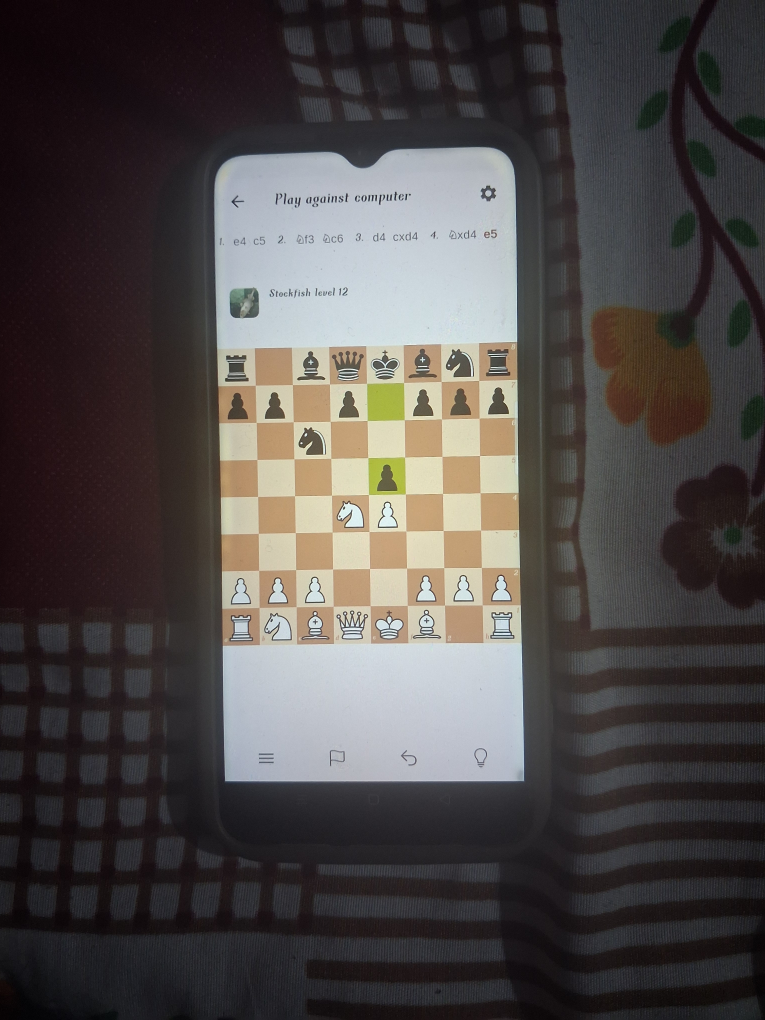
#> input picture assets/camera1.jpg, 3060 x 4080 px (shown at 1/4 size)
$ python make_templates.py ../assets/camera1.jpg ../assets/camera1.jpg   (older library calls are emulated)
#> lines starting #> are read from the running program, lines starting #| are printed output that depends on the picture; after the words box and inside, x2 and y2 are one past the last pixel; in counts of white or black regions, pixels touching at a corner belong together
### scripts/boardlib.py
import cv2
import numpy as np


# ---------- automatic board finder (checkerboard pattern + edge refine) ----------

def _integral(gray):
    return cv2.integral(gray.astype("float32"))


def _patch_means(ii, xs, ys, size):
    H1, W1 = ii.shape
    x0 = np.clip(xs, 0, W1 - 1 - size).astype(int)
    y0 = np.clip(ys, 0, H1 - 1 - size).astype(int)
    x1, y1 = x0 + size, y0 + size
    return (ii[y1, x1] - ii[y0, x1] - ii[y1, x0] + ii[y0, x0]) / (size * size)


def _checker_score(ii, cand, size):
    """How much does each candidate box look like an 8x8 two-colour checkerboard?"""
    N = len(cand)
    x0 = cand[:, 0][:, None, None].astype(float)
    y0 = cand[:, 1][:, None, None].astype(float)
    sq = cand[:, 2][:, None, None].astype(float) / 8
    r = np.arange(8)[None, :, None]
    c = np.arange(8)[None, None, :]
    xs = np.broadcast_to(x0 + c * sq + 0.12 * sq, (N, 8, 8))
    ys = np.broadcast_to(y0 + r * sq + 0.12 * sq, (N, 8, 8))
    v = _patch_means(ii, xs, ys, size)
    par = ((np.arange(8)[:, None] + np.arange(8)[None, :]) % 2).astype(bool)
    A, B = v[:, ~par], v[:, par]
    mA, mB = np.median(A, axis=1), np.median(B, axis=1)
    contrast = np.abs(mA - mB)
    tol = np.maximum(5.0, 0.15 * contrast)
    good = ((np.abs(A - mA[:, None]) < tol[:, None]).sum(1)
            + (np.abs(B - mB[:, None]) < tol[:, None]).sum(1))
    frac = good / 64.0
    frac[contrast < 12] = 0
    return frac


def _coarse(gray, sc=0.5):
    H, W = gray.shape
    sg = cv2.resize(gray, (int(W * sc), int(H * sc)), interpolation=cv2.INTER_AREA)
    ii = _integral(sg)
    h, w = sg.shape
    cands = []
    for x0 in range(0, int(0.2 * w), 2):
        for S in {w - x0, w - 2 * x0}:      # board touches the right edge, or is centred
            if S < 0.6 * w:
                continue
            for y0 in range(0, h - S + 1, 2):
                cands.append((x0, y0, S))
    if not cands:
        return None, 0.0
    cands = np.array(cands)
    frac = _checker_score(ii, cands, max(4, int(12 * sc / 0.5)))
    j = int(np.argmax(frac))
    top = cands[frac >= frac[j] - 1e-9]
    return np.median(top, axis=0) / sc, float(frac[j])


# [29 lines left out: functions _edge_energy, _refine, not called in this run]


def auto_box(img):
    """Find the board automatically on PC or mobile. Returns (x, y, size) or None."""
    H, W = img.shape[:2]
    gray = cv2.cvtColor(img, cv2.COLOR_BGR2GRAY)
    ii = _integral(gray)

    # 1. Is the entire image already a cropped or nearly square board?
    if 0.88 <= W / H <= 1.14 and min(H, W) >= 120:
        s = min(H, W)
        sc_whole = _checker_score(ii, np.array([[0, 0, s]]), max(4, int(s / 60)))[0]
        if sc_whole >= 0.70:
            return (0, 0, s)

    # 2. If portrait (e.g. mobile screenshot), fast vertical-strip check
    if H >= W:
        box, frac = _coarse(gray)
        if box is not None and frac >= 0.75:
            return _refine(gray, box)

    # 3. Contour candidate search (PC desktop, browser windows, cropped regions)
    edges = cv2.dilate(cv2.Canny(gray, 50, 150), None, iterations=2)
    cnts, _ = cv2.findContours(edges, cv2.RETR_LIST, cv2.CHAIN_APPROX_SIMPLE)
    cands = []
    for c in cnts:
        x, yy, w, h = cv2.boundingRect(c)
        if 0.85 < w / h < 1.15 and min(w, h) >= 140:
            s = min(w, h)
            cands.append((x, yy, s))

    if cands:
        cands_arr = np.array(cands)
        scores = _checker_score(ii, cands_arr, max(4, int(cands_arr[:, 2].mean() / 60)))
        best_i = int(np.argmax(scores))
        if scores[best_i] >= 0.65:
            return _refine(gray, cands[best_i])

    # 4. Multi-scale sliding search for borderless / arbitrary desktop screenshots
    sc = 300.0 / max(H, W)
    sg = cv2.resize(gray, (int(W * sc), int(H * sc)), interpolation=cv2.INTER_AREA)
    ii_small = _integral(sg)
    sh, sw = sg.shape
    grid_cands = []
    min_s = max(8, int(120 * sc))
    max_s = min(sh, sw)
    for S in range(min_s, max_s + 1, max(4, int(24 * sc))):
        step = max(2, int(S // 8))
        for y0 in range(0, sh - S + 1, step):
            for x0 in range(0, sw - S + 1, step):
                grid_cands.append((x0, y0, S))

    if grid_cands:
        cands_arr = np.array(grid_cands)
        scores = _checker_score(ii_small, cands_arr, max(2, int(6 * sc / 0.5)))
        best_i = int(np.argmax(scores))
        if scores[best_i] >= 0.70:
            top_box = (grid_cands[best_i][0] / sc, grid_cands[best_i][1] / sc, grid_cands[best_i][2] / sc)
            return _refine(gray, top_box)

    # 5. Last resort fallback
    best, area = None, 0
    for c in cnts:
        x, yy, w, h = cv2.boundingRect(c)
        if 0.88 < w / h < 1.14 and w >= 150 and w * h > area:
            best, area = (x, yy, w, h), w * h
    if best is not None:
        x, yy, w, h = best
        s = min(w, h)
        return (x, yy, s)

    return None


def find_board(img, y=None, box=None):
    H, W = img.shape[:2]
    if box is not None:               # box = (x, y, size)
        bx, by, bs = box
        return img[by:by+bs, bx:bx+bs]
    if y is not None:                 # manual mode: board is full width
        return img[y:y+W, 0:W]
    auto = auto_box(img)              # automatic: look for the checkerboard
    if auto is not None:
        bx, by, bs = auto
        return img[by:by+bs, bx:bx+bs]
    return None


def split(board):
    step = board.shape[0] // 8
    return [[board[r*step:(r+1)*step, c*step:(c+1)*step]
             for c in range(8)] for r in range(8)]


def center(sq):
    h = sq.shape[0]
    m = int(h * 0.15)
    return sq[m:h-m, m:h-m]


def features(sq):
    g = cv2.cvtColor(center(sq), cv2.COLOR_BGR2GRAY)
    g = cv2.resize(g, (32, 32))
    e = cv2.Canny(g, 50, 150)
    return cv2.GaussianBlur(e, (5, 5), 0).astype("float32")


def is_empty(sq):
    g = cv2.cvtColor(center(sq), cv2.COLOR_BGR2GRAY)
    return g.std() < 12


# [43 lines left out: functions recognize_grid, grid_to_fen, not called in this run]


def flip_grid(grid):
    return [row[::-1] for row in grid[::-1]]


# [11 lines left out: function needs_flip, not called in this run]

### scripts/make_templates.py
import cv2, pickle, sys
from boardlib import *

img = cv2.imread(sys.argv[1])
#> img is the input picture: shape (4080, 3060, 3); mean B, G, R 72.6, 73.9, 78.6
if img is None:
    print("Can't open", sys.argv[1])
    raise SystemExit
y = None
box = None
for a in sys.argv[3:]:
    if a.isdigit():
        y = int(a)
    elif a.startswith("crop="):
        box = tuple(int(v) for v in a[5:].split(","))

board = find_board(img, y, box)
#> in _integral, `return cv2.integral(gray.astype("float32"))`:
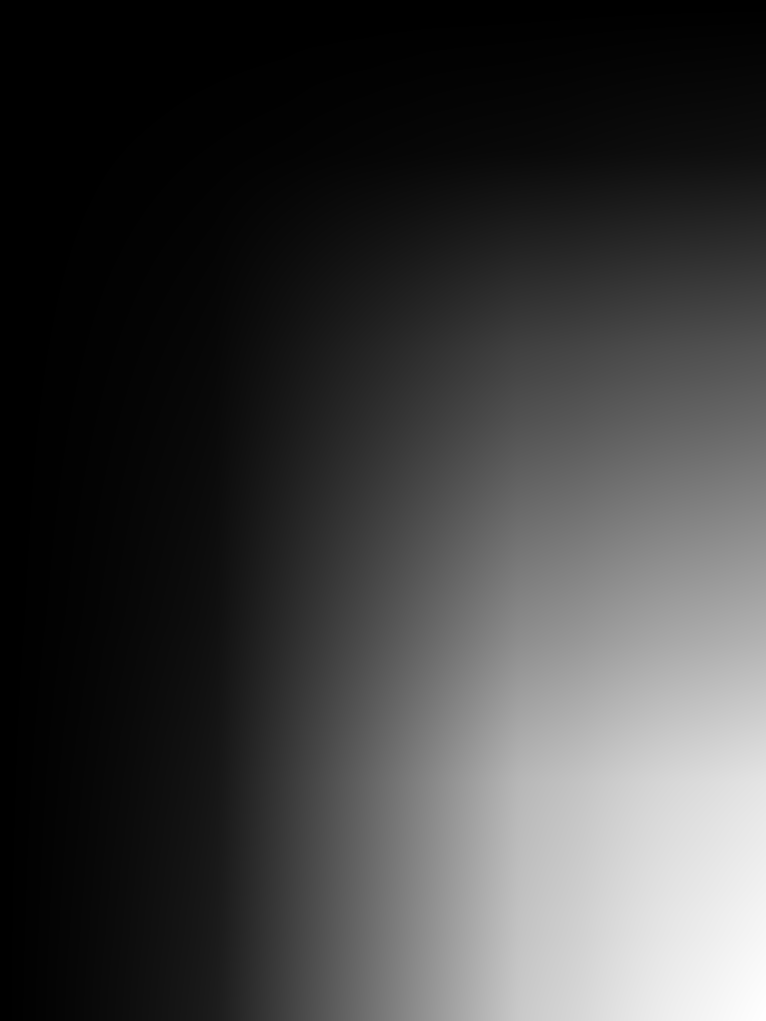
#> returned value: shape (4081, 3061) float64 (shown at 1/4 size); min 0, max 938001382, mean 232389288.9; drawn with min black and max white
#> in _coarse, `j = int(np.argmax(frac))`: j = 37073
#> in _coarse, `top = cands[frac >= frac[j] - 1e-9]`: top = [[122, 580, 1286]]
#> in auto_box, `box, frac = _coarse(gray)`: box = [244, 1160, 2572]; frac = 0.172
#> in auto_box, `edges = cv2.dilate(cv2.Canny(gray, 50, 150), None, iterations=2)`:
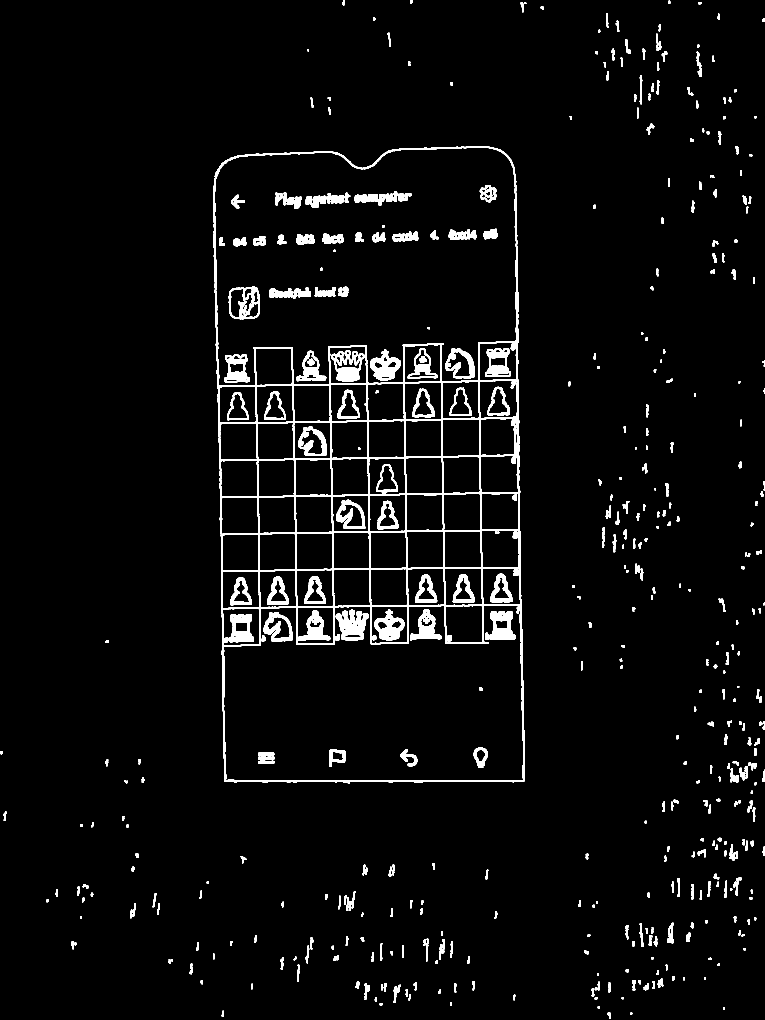
#> edges: shape (4080, 3060) (shown at 1/4 size); 3.5% white; 488 white regions
#> in auto_box, `cnts, _ = cv2.findContours(edges, cv2.RETR_LIST, cv2.CHAIN_APPROX_SIMP..`: cnts = 903 contours, 239 with area under 20; largest, box (x1, y1, x2, y2) and area: (853, 585, 2099, 3134) 3023572, (857, 590, 2067, 1543) 1000986, (893, 2423, 2095, 3124) 735004, (1918, 1521, 2070, 1819) 22522, (1917, 1369, 2068, 1522) 21686
#> the loop in auto_box, `for c in cnts:` made 903 passes
#> (x, yy, w, h, s) on passes 379, 381, 383, 384, 424, 425, 427, 428, 430, 432, 433, 434: (891, 2433, 147, 149, 147), (1188, 2428, 147, 148, 147), (1484, 2425, 148, 148, 148), (1782, 2423, 150, 148, 148), (889, 2284, 148, 149, 148), (1038, 2282, 147, 148, 147), (1186, 2279, 147, 148, 147), (1334, 2277, 147, 148, 147), (1482, 2275, 147, 148, 147), (1630, 2274, 148, 147, 147), (1779, 2273, 150, 148, 148), (1929, 2272, 152, 148, 148)
#> (x, yy, w, h) on passes 1 to 6: (2520, 4051, 9, 9), (2430, 4049, 12, 26), (886, 4043, 10, 25), (2893, 4028, 6, 11), (2391, 4026, 8, 8), (1518, 4012, 11, 12)
#> after the loop in auto_box, `for c in cnts:`: cands = 54 items, first 6: (891, 2433, 147), (1188, 2428, 147), (1484, 2425, 148), (1782, 2423, 148), (889, 2284, 148), (1038, 2282, 147)
#> in auto_box, `cands_arr = np.array(cands)`: cands_arr = 54 rows, first 8: [891, 2433, 147], [1188, 2428, 147], [1484, 2425, 148], [1782, 2423, 148], [889, 2284, 148], [1038, 2282, 147], [1186, 2279, 147], [1334, 2277, 147]
#> call 2 of _checker_score, with cand = array of shape (54, 3), size = 4
#> in _checker_score (call 2), `N = len(cand)`: N = 54
#> in _checker_score (call 2), `x0 = cand[:, 0][:, None, None].astype(float)`: x0 = 54 values, max 1929 at index 11, min 875 at index 43, mean 1383.2
#> in _checker_score (call 2), `y0 = cand[:, 1][:, None, None].astype(float)`: y0 = 54 values, max 2433 at index 0, min 1369 at index 53, mean 1917.3
#> in _checker_score (call 2), `sq = cand[:, 2][:, None, None].astype(float) / 8`: sq = 54 values, max 18.88 at index 53, min 18.25 at index 14, mean 18.43
#> in _checker_score (call 2), `A, B = v[:, ~par], v[:, par]`:
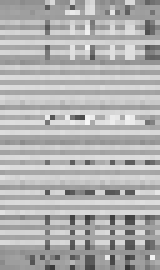
#> B: shape (54, 32) float64 (shown 5 times larger); min 54.88, max 248.1, mean 177.2
#> in _checker_score (call 2), `mA, mB = np.median(A, axis=1), np.median(B, axis=1)`: mA = 54 values, max 222.2 at index 24, min 145 at index 43, mean 181.7; mB = 54 values, max 221.9 at index 24, min 146.9 at index 43, mean 181.8
#> in _checker_score (call 2), `contrast = np.abs(mA - mB)`: contrast = 54 values, max 1.94 at index 20, min 0.0312 at index 4, mean 0.476
#> in _checker_score (call 2), `tol = np.maximum(5.0, 0.15 * contrast)`: tol = 54 values from 5 to 5
#> in _checker_score (call 2), `good = ((np.abs(A - mA[:, None]) < tol[:, None]).sum(1) + (np.abs(B - ..`: good = 54 values, max 64 at index 3, min 24 at index 51, mean 51.31
#> in _checker_score (call 2), `frac = good / 64.0`: frac = 54 values, max 1 at index 3, min 0.375 at index 51, mean 0.802
#> in auto_box, `scores = _checker_score(ii, cands_arr, max(4, int(cands_arr[:, 2].mean..`: scores = 54 values from 0 to 0
#> in auto_box, `best_i = int(np.argmax(scores))`: best_i = 0
#> in auto_box, `sg = cv2.resize(gray, (int(W * sc), int(H * sc)), interpolation=cv2.IN..`:
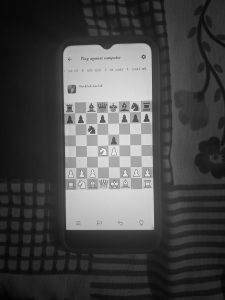
#> sg: shape (300, 225); min 4, max 237, mean 75.1
#> in _integral (call 3), `return cv2.integral(gray.astype("float32"))`:
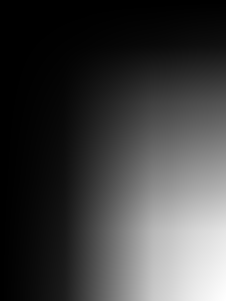
#> returned value: shape (301, 226) float64; min 0, max 5071509, mean 1256618.3; drawn with min black and max white
#> in auto_box, `best_i = int(np.argmax(scores))`: best_i = 91270
#> in find_board, `return img[by:by+bs, bx:bx+bs]`:
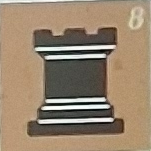
#> returned value: shape (151, 151, 3); mean of channels 0, 1, 2 109.7, 132.2, 151.8; drawn as B, G, R
if board is None or board.size == 0:
    print("Board not found.")
    raise SystemExit
cv2.imwrite("output/preview.png", board)
squares = split(board)

layout = {0: "rnbqkbnr", 1: "pppppppp",
          6: "PPPPPPPP", 7: "RNBQKBNR"}

templates = {}
for r, row in layout.items():
    for c, piece in enumerate(row):
        templates.setdefault(piece, []).append(features(squares[r][c]))
#> this loop made 4 passes
#> pass 1, in features (call 2), `e = cv2.Canny(g, 50, 150)`:
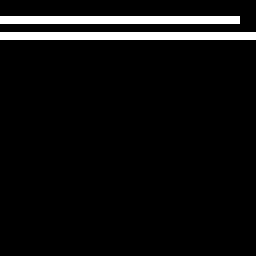
#> e: shape (32, 32) (shown 8 times larger); 6.1% white in thin lines or dots, all inside (x1, y1, x2, y2) = (0, 2, 32, 5)

pickle.dump(templates, open(sys.argv[2], "wb"))
print("Saved", len(templates), "piece types")
#| Saved 12 piece types
